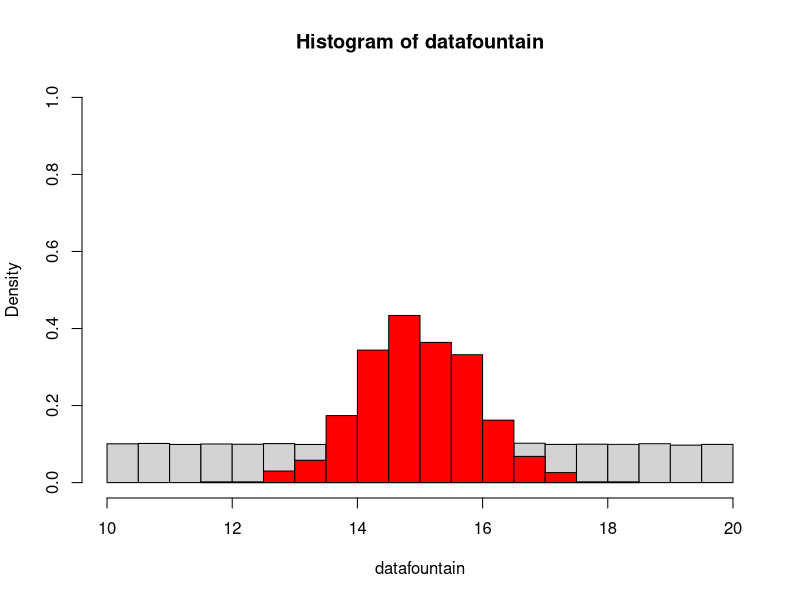
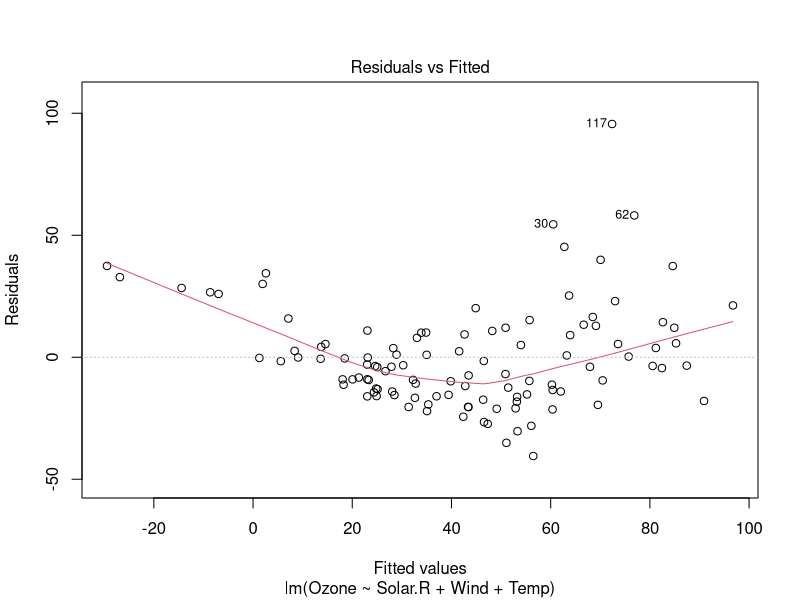
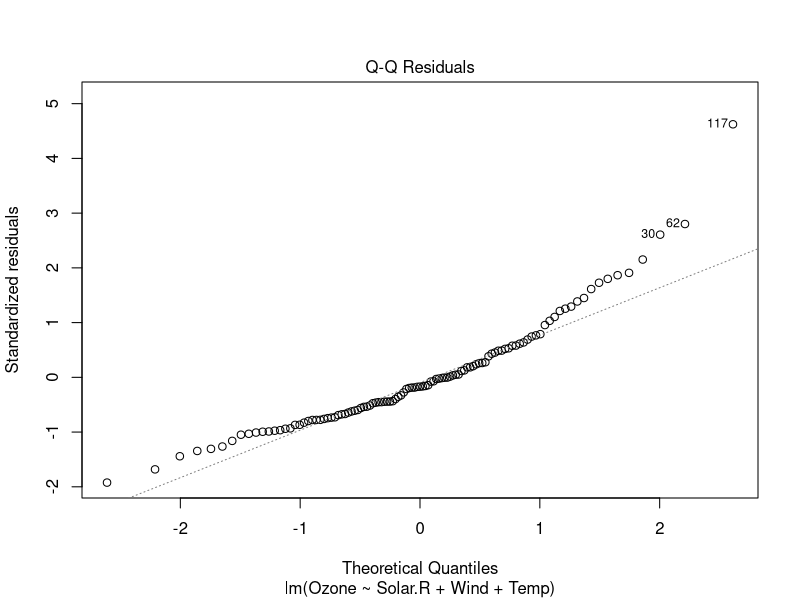
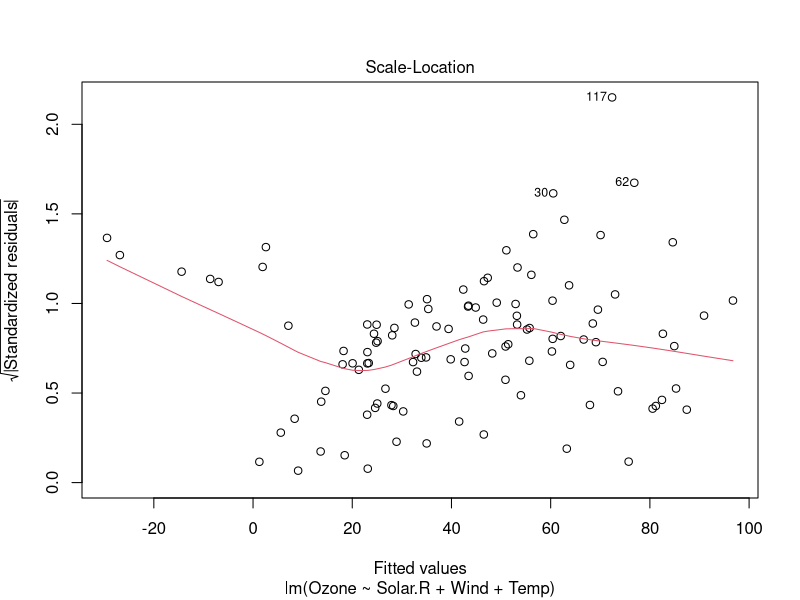
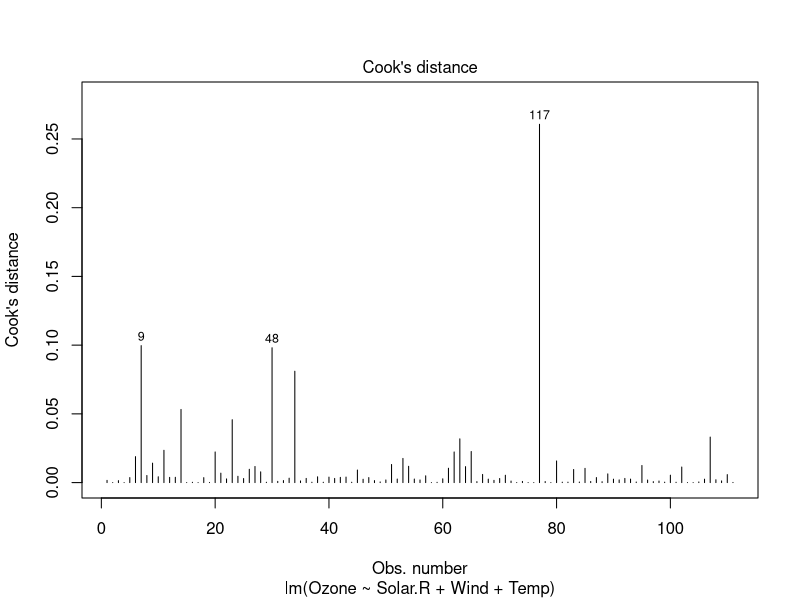
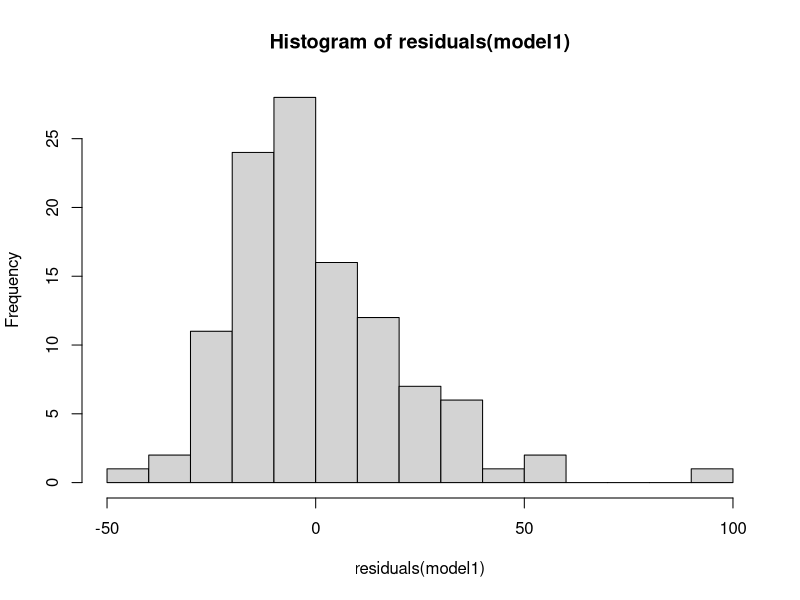
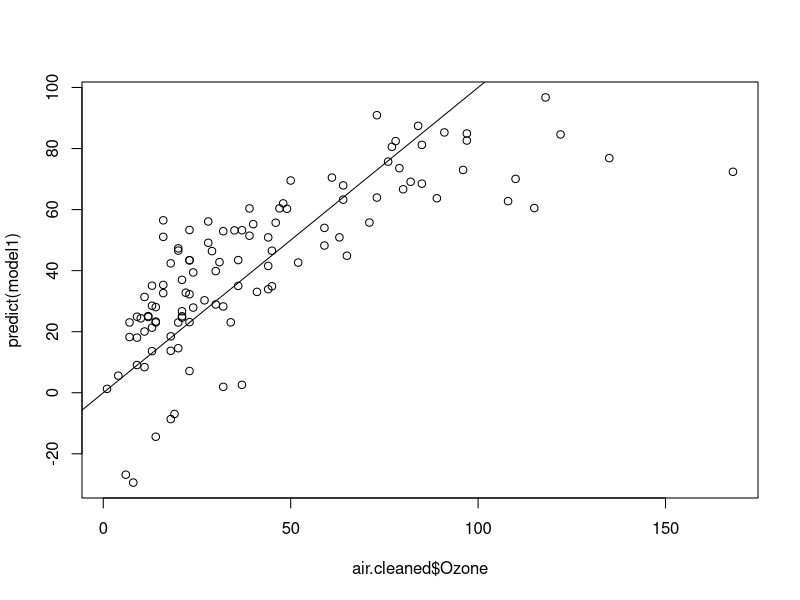
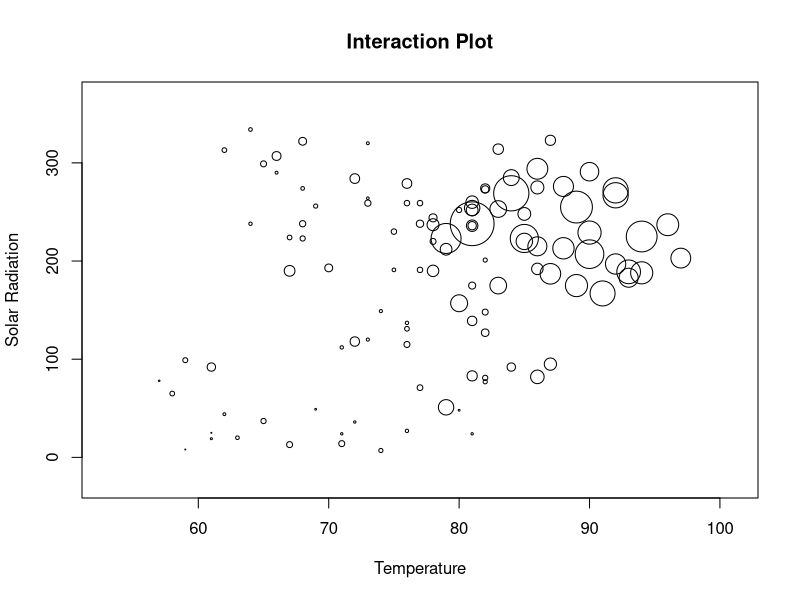

Here is the R script that generated these plots, in order:
## ---- chunk 1
knitr::opts_chunk$set(echo = TRUE, cache = TRUE)
## ---- chunk 2
TRUEMIN <- 10      
TRUEMAX <- 20      

N_IND_SAMPLES <- 1000   
SAMPLESIZE <- 10       

lots <- 100000          

datafountain <- runif(lots,TRUEMIN,TRUEMAX) 

samplemean <- numeric(N_IND_SAMPLES)

for(i in 1:N_IND_SAMPLES){
  sample <- sample(datafountain,SAMPLESIZE)
  samplemean[i] <- mean(sample)
} 

hist(datafountain,freq=F,ylim=c(0,1))
hist(samplemean,freq=F,add=T,col="red")
## ---- chunk 3
air.cleaned <- na.omit(airquality) # you can call what’s created on the left-hand side anything you want!
## ---- chunk 4
model1 <- lm(Ozone~Solar.R+Wind+Temp,data=air.cleaned) 
## ---- chunk 5
stats:::plot.lm(model1, which=c(1:4))   # in some cases, need to make sure the package is explicitly referenced!
hist(residuals(model1), breaks=10)
plot(predict(model1) ~ air.cleaned$Ozone); abline(0,1)
## ---- chunk 6
with(air.cleaned, # with"" is a way to temporarily "attach" a data set to the workspace
  symbols(Temp, Solar.R, circles=Ozone/100, ylab="Solar Radiation", xlab="Temperature", main="Interaction Plot", inches=FALSE)
     
)
       # alternatively...
with(air.cleaned,
  coplot(Ozone~Temp|Solar.R,rows=1)
)

## ---- chunk 7
formula2 <- "Ozone ~ Wind + Solar.R * Temp"   # you can name formulas...
## ---- chunk 8
model2 <- lm(formula2,data=air.cleaned)
## ---- chunk 9
NobleFir.df <- read.csv("TreeData.csv")
## ---- chunk 10
cor(NobleFir.df[,c(2,4,7:9)])
## ---- chunk 11
boxplot(NobleFir.df$Northeastness~NobleFir.df$ABPR, xlab="Presence of Noble Fir", ylab="Northeastness")   # for example
## ---- chunk 12
Biomass_std.lm <- with(NobleFir.df,
  lm(scale(Biomass) ~ scale(elev) + scale(Northeastness) + scale(Slope) + SlopePos + scale(StandAge))
)
## ---- chunk 13
with(NobleFir.df,
  symbols(x,y,circles=abs(residuals(Biomass_std.lm)), inches=0.3, ylab="Northing", xlab="Easting", main="Errors from Biomass Regression Model")
)
